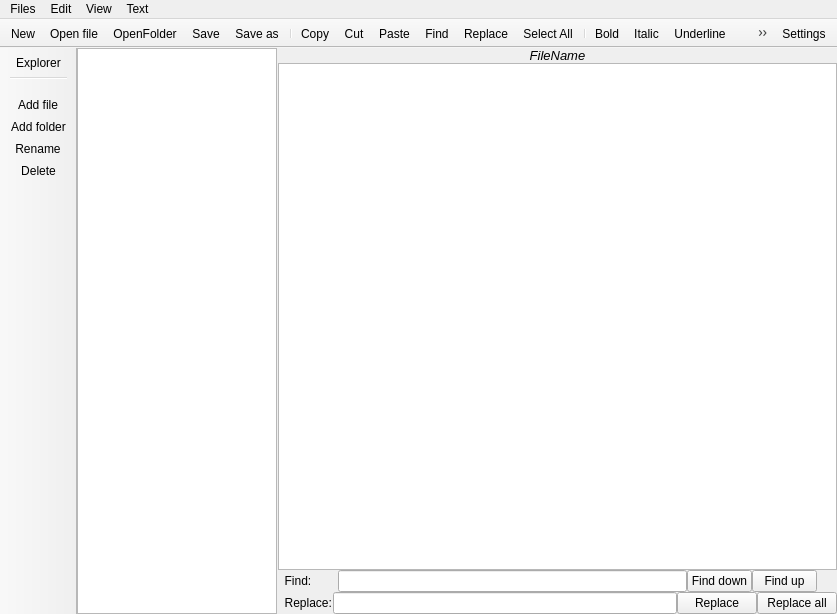
<?xml version="1.0" encoding="UTF-8"?>
<ui version="4.0">
 <class>MainWindow</class>
 <widget class="QMainWindow" name="MainWindow">
  <property name="geometry">
   <rect>
    <x>0</x>
    <y>0</y>
    <width>837</width>
    <height>614</height>
   </rect>
  </property>
  <property name="minimumSize">
   <size>
    <width>640</width>
    <height>480</height>
   </size>
  </property>
  <property name="windowTitle">
   <string>MainWindow</string>
  </property>
  <widget class="QWidget" name="centralwidget">
   <layout class="QVBoxLayout" name="verticalLayout">
    <property name="spacing">
     <number>0</number>
    </property>
    <property name="leftMargin">
     <number>0</number>
    </property>
    <property name="topMargin">
     <number>0</number>
    </property>
    <property name="rightMargin">
     <number>0</number>
    </property>
    <property name="bottomMargin">
     <number>0</number>
    </property>
    <item>
     <layout class="QHBoxLayout" name="horizontalLayout">
      <property name="spacing">
       <number>1</number>
      </property>
      <item>
       <widget class="QTreeView" name="treeView">
        <property name="sizePolicy">
         <sizepolicy hsizetype="Expanding" vsizetype="Expanding">
          <horstretch>0</horstretch>
          <verstretch>0</verstretch>
         </sizepolicy>
        </property>
        <property name="maximumSize">
         <size>
          <width>200</width>
          <height>16777215</height>
         </size>
        </property>
        <attribute name="headerVisible">
         <bool>false</bool>
        </attribute>
       </widget>
      </item>
      <item>
       <layout class="QVBoxLayout" name="verticalLayout_2">
        <property name="spacing">
         <number>0</number>
        </property>
        <item>
         <widget class="QLabel" name="FileName">
          <property name="font">
           <font>
            <pointsize>10</pointsize>
            <italic>true</italic>
           </font>
          </property>
          <property name="text">
           <string>FileName</string>
          </property>
          <property name="alignment">
           <set>Qt::AlignCenter</set>
          </property>
         </widget>
        </item>
        <item>
         <widget class="QTextEdit" name="textEdit">
          <property name="sizePolicy">
           <sizepolicy hsizetype="Expanding" vsizetype="Expanding">
            <horstretch>0</horstretch>
            <verstretch>0</verstretch>
           </sizepolicy>
          </property>
          <property name="font">
           <font>
            <pointsize>12</pointsize>
           </font>
          </property>
          <property name="acceptDrops">
           <bool>true</bool>
          </property>
          <property name="autoFillBackground">
           <bool>false</bool>
          </property>
          <property name="lineWidth">
           <number>1</number>
          </property>
          <property name="midLineWidth">
           <number>0</number>
          </property>
          <property name="verticalScrollBarPolicy">
           <enum>Qt::ScrollBarAsNeeded</enum>
          </property>
          <property name="horizontalScrollBarPolicy">
           <enum>Qt::ScrollBarAsNeeded</enum>
          </property>
          <property name="sizeAdjustPolicy">
           <enum>QAbstractScrollArea::AdjustIgnored</enum>
          </property>
          <property name="lineWrapMode">
           <enum>QTextEdit::WidgetWidth</enum>
          </property>
          <property name="lineWrapColumnOrWidth">
           <number>0</number>
          </property>
          <property name="overwriteMode">
           <bool>false</bool>
          </property>
          <property name="acceptRichText">
           <bool>true</bool>
          </property>
         </widget>
        </item>
        <item>
         <layout class="QVBoxLayout" name="verticalLayout_3">
          <property name="spacing">
           <number>0</number>
          </property>
          <item>
           <layout class="QHBoxLayout" name="horizontalLayout_3">
            <property name="spacing">
             <number>0</number>
            </property>
            <item>
             <widget class="QLabel" name="FindLabel">
              <property name="maximumSize">
               <size>
                <width>70</width>
                <height>16777215</height>
               </size>
              </property>
              <property name="baseSize">
               <size>
                <width>55</width>
                <height>0</height>
               </size>
              </property>
              <property name="text">
               <string>  Find:        </string>
              </property>
             </widget>
            </item>
            <item>
             <widget class="QLineEdit" name="FindLine">
              <property name="maximumSize">
               <size>
                <width>16777215</width>
                <height>16777215</height>
               </size>
              </property>
             </widget>
            </item>
            <item>
             <widget class="QPushButton" name="FindDown">
              <property name="maximumSize">
               <size>
                <width>65</width>
                <height>16777215</height>
               </size>
              </property>
              <property name="text">
               <string>Find down</string>
              </property>
              <property name="flat">
               <bool>false</bool>
              </property>
             </widget>
            </item>
            <item>
             <widget class="QPushButton" name="FindUp">
              <property name="maximumSize">
               <size>
                <width>65</width>
                <height>16777215</height>
               </size>
              </property>
              <property name="text">
               <string>Find up</string>
              </property>
              <property name="flat">
               <bool>false</bool>
              </property>
             </widget>
            </item>
            <item>
             <widget class="QPushButton" name="CloseFindLine">
              <property name="maximumSize">
               <size>
                <width>20</width>
                <height>20</height>
               </size>
              </property>
              <property name="font">
               <font>
                <pointsize>12</pointsize>
                <kerning>true</kerning>
               </font>
              </property>
              <property name="layoutDirection">
               <enum>Qt::LeftToRight</enum>
              </property>
              <property name="text">
               <string/>
              </property>
              <property name="icon">
               <iconset resource="resources.qrc">
                <normaloff>:/files/images/close-icon.png</normaloff>:/files/images/close-icon.png</iconset>
              </property>
              <property name="iconSize">
               <size>
                <width>10</width>
                <height>10</height>
               </size>
              </property>
              <property name="flat">
               <bool>true</bool>
              </property>
             </widget>
            </item>
           </layout>
          </item>
          <item>
           <layout class="QHBoxLayout" name="horizontalLayout_4">
            <property name="spacing">
             <number>0</number>
            </property>
            <item>
             <widget class="QLabel" name="ReplaceLabel">
              <property name="maximumSize">
               <size>
                <width>55</width>
                <height>16777215</height>
               </size>
              </property>
              <property name="sizeIncrement">
               <size>
                <width>0</width>
                <height>0</height>
               </size>
              </property>
              <property name="baseSize">
               <size>
                <width>55</width>
                <height>0</height>
               </size>
              </property>
              <property name="text">
               <string>  Replace:   </string>
              </property>
             </widget>
            </item>
            <item>
             <widget class="QLineEdit" name="ReplaceLine"/>
            </item>
            <item>
             <widget class="QPushButton" name="Replace">
              <property name="text">
               <string>Replace</string>
              </property>
              <property name="flat">
               <bool>false</bool>
              </property>
             </widget>
            </item>
            <item>
             <widget class="QPushButton" name="ReplacAll">
              <property name="text">
               <string>Replace all</string>
              </property>
              <property name="flat">
               <bool>false</bool>
              </property>
             </widget>
            </item>
           </layout>
          </item>
         </layout>
        </item>
       </layout>
      </item>
     </layout>
    </item>
   </layout>
  </widget>
  <widget class="QMenuBar" name="menubar">
   <property name="geometry">
    <rect>
     <x>0</x>
     <y>0</y>
     <width>837</width>
     <height>20</height>
    </rect>
   </property>
   <widget class="QMenu" name="menuFiles">
    <property name="title">
     <string>Files</string>
    </property>
    <addaction name="actionNew"/>
    <addaction name="actionNew_window"/>
    <addaction name="separator"/>
    <addaction name="actionOpen"/>
    <addaction name="actionOpenFolder"/>
    <addaction name="separator"/>
    <addaction name="actionSave"/>
    <addaction name="actionSave_as"/>
    <addaction name="separator"/>
    <addaction name="actionExit"/>
   </widget>
   <widget class="QMenu" name="menuText">
    <property name="title">
     <string>Text</string>
    </property>
    <addaction name="actionBold"/>
    <addaction name="actionItalic"/>
    <addaction name="actionUnderline"/>
    <addaction name="actionStrike"/>
    <addaction name="separator"/>
    <addaction name="actionColor"/>
    <addaction name="actionFont"/>
   </widget>
   <widget class="QMenu" name="menuView">
    <property name="title">
     <string>View</string>
    </property>
    <addaction name="actionZoom_in"/>
    <addaction name="actionZoom_out"/>
   </widget>
   <widget class="QMenu" name="menuEdit">
    <property name="title">
     <string>Edit</string>
    </property>
    <addaction name="actionCopy"/>
    <addaction name="actionCut"/>
    <addaction name="actionPaste"/>
    <addaction name="separator"/>
    <addaction name="actionFind"/>
    <addaction name="actionReplace"/>
    <addaction name="separator"/>
    <addaction name="actionUndo"/>
    <addaction name="actionRedo"/>
    <addaction name="separator"/>
    <addaction name="actionSelect_All"/>
   </widget>
   <addaction name="menuFiles"/>
   <addaction name="menuEdit"/>
   <addaction name="menuView"/>
   <addaction name="menuText"/>
  </widget>
  <widget class="QToolBar" name="toolBar">
   <property name="windowTitle">
    <string>toolBar</string>
   </property>
   <property name="movable">
    <bool>false</bool>
   </property>
   <property name="iconSize">
    <size>
     <width>20</width>
     <height>20</height>
    </size>
   </property>
   <attribute name="toolBarArea">
    <enum>TopToolBarArea</enum>
   </attribute>
   <attribute name="toolBarBreak">
    <bool>false</bool>
   </attribute>
   <addaction name="actionNew"/>
   <addaction name="actionOpen"/>
   <addaction name="actionOpenFolder"/>
   <addaction name="actionSave"/>
   <addaction name="actionSave_as"/>
   <addaction name="separator"/>
   <addaction name="actionCopy"/>
   <addaction name="actionCut"/>
   <addaction name="actionPaste"/>
   <addaction name="actionFind"/>
   <addaction name="actionReplace"/>
   <addaction name="actionSelect_All"/>
   <addaction name="separator"/>
   <addaction name="actionBold"/>
   <addaction name="actionItalic"/>
   <addaction name="actionUnderline"/>
   <addaction name="actionStrike"/>
   <addaction name="actionColor"/>
   <addaction name="actionFont"/>
   <addaction name="separator"/>
  </widget>
  <widget class="QToolBar" name="toolBarDirectories">
   <property name="windowTitle">
    <string>toolBar_2</string>
   </property>
   <property name="movable">
    <bool>false</bool>
   </property>
   <property name="iconSize">
    <size>
     <width>24</width>
     <height>24</height>
    </size>
   </property>
   <attribute name="toolBarArea">
    <enum>LeftToolBarArea</enum>
   </attribute>
   <attribute name="toolBarBreak">
    <bool>false</bool>
   </attribute>
   <addaction name="actionExplorer"/>
   <addaction name="separator"/>
  </widget>
  <widget class="QToolBar" name="toolBarActions">
   <property name="windowTitle">
    <string>toolBar_2</string>
   </property>
   <property name="movable">
    <bool>false</bool>
   </property>
   <attribute name="toolBarArea">
    <enum>LeftToolBarArea</enum>
   </attribute>
   <attribute name="toolBarBreak">
    <bool>false</bool>
   </attribute>
   <addaction name="actionAdd_file"/>
   <addaction name="actionAdd_folder"/>
   <addaction name="actionRename"/>
   <addaction name="actionDelete"/>
  </widget>
  <widget class="QToolBar" name="toolBar_2">
   <property name="windowTitle">
    <string>toolBar_2</string>
   </property>
   <property name="movable">
    <bool>false</bool>
   </property>
   <attribute name="toolBarArea">
    <enum>TopToolBarArea</enum>
   </attribute>
   <attribute name="toolBarBreak">
    <bool>false</bool>
   </attribute>
   <addaction name="actionSettings"/>
  </widget>
  <action name="actionNew">
   <property name="icon">
    <iconset resource="resources.qrc">
     <normaloff>:/files/images/new.png</normaloff>:/files/images/new.png</iconset>
   </property>
   <property name="text">
    <string>New</string>
   </property>
   <property name="toolTip">
    <string>New (Ctrl + N)</string>
   </property>
   <property name="shortcut">
    <string>Ctrl+N</string>
   </property>
  </action>
  <action name="actionOpen">
   <property name="icon">
    <iconset resource="resources.qrc">
     <normaloff>:/files/images/open.png</normaloff>:/files/images/open.png</iconset>
   </property>
   <property name="text">
    <string>Open file</string>
   </property>
   <property name="toolTip">
    <string>Open file (Ctrl + O)</string>
   </property>
   <property name="shortcut">
    <string>Ctrl+O</string>
   </property>
  </action>
  <action name="actionSave">
   <property name="icon">
    <iconset resource="resources.qrc">
     <normaloff>:/files/images/save.png</normaloff>:/files/images/save.png</iconset>
   </property>
   <property name="text">
    <string>Save</string>
   </property>
   <property name="toolTip">
    <string>Save (Ctrl + S)</string>
   </property>
   <property name="shortcut">
    <string>Ctrl+S</string>
   </property>
  </action>
  <action name="actionSave_as">
   <property name="icon">
    <iconset resource="resources.qrc">
     <normaloff>:/files/images/saveas.png</normaloff>:/files/images/saveas.png</iconset>
   </property>
   <property name="text">
    <string>Save as</string>
   </property>
   <property name="toolTip">
    <string>Save as (Ctrl + Shift + S)</string>
   </property>
   <property name="shortcut">
    <string>Ctrl+Shift+S</string>
   </property>
  </action>
  <action name="actionExit">
   <property name="icon">
    <iconset resource="resources.qrc">
     <normaloff>:/files/images/cancel.png</normaloff>:/files/images/cancel.png</iconset>
   </property>
   <property name="text">
    <string>Exit</string>
   </property>
   <property name="toolTip">
    <string>Exit (Ctrl + Q)</string>
   </property>
   <property name="shortcut">
    <string>Ctrl+Q</string>
   </property>
  </action>
  <action name="actionCopy">
   <property name="icon">
    <iconset resource="resources.qrc">
     <normaloff>:/files/images/copy.png</normaloff>:/files/images/copy.png</iconset>
   </property>
   <property name="text">
    <string>Copy</string>
   </property>
   <property name="toolTip">
    <string>Copy (Ctrl + C)</string>
   </property>
   <property name="shortcut">
    <string>Ctrl+C</string>
   </property>
  </action>
  <action name="actionCut">
   <property name="icon">
    <iconset resource="resources.qrc">
     <normaloff>:/files/images/cut.png</normaloff>:/files/images/cut.png</iconset>
   </property>
   <property name="text">
    <string>Cut</string>
   </property>
   <property name="toolTip">
    <string>Cut (Ctrl + X)</string>
   </property>
   <property name="shortcut">
    <string>Ctrl+X</string>
   </property>
  </action>
  <action name="actionPaste">
   <property name="icon">
    <iconset resource="resources.qrc">
     <normaloff>:/files/images/paste.png</normaloff>:/files/images/paste.png</iconset>
   </property>
   <property name="text">
    <string>Paste</string>
   </property>
   <property name="toolTip">
    <string>Paste (Ctrl + V)</string>
   </property>
   <property name="shortcut">
    <string>Ctrl+V</string>
   </property>
  </action>
  <action name="actionFind">
   <property name="icon">
    <iconset resource="resources.qrc">
     <normaloff>:/files/images/find.png</normaloff>:/files/images/find.png</iconset>
   </property>
   <property name="text">
    <string>Find</string>
   </property>
   <property name="toolTip">
    <string>Find (Ctrl + F)</string>
   </property>
   <property name="shortcut">
    <string>Ctrl+F</string>
   </property>
  </action>
  <action name="actionReplace">
   <property name="icon">
    <iconset resource="resources.qrc">
     <normaloff>:/files/images/text_replace.png</normaloff>:/files/images/text_replace.png</iconset>
   </property>
   <property name="text">
    <string>Replace</string>
   </property>
   <property name="toolTip">
    <string>Replace (Ctrl + R)</string>
   </property>
   <property name="shortcut">
    <string>Ctrl+R</string>
   </property>
  </action>
  <action name="actionSelect_All">
   <property name="icon">
    <iconset resource="resources.qrc">
     <normaloff>:/files/images/select_all.png</normaloff>:/files/images/select_all.png</iconset>
   </property>
   <property name="text">
    <string>Select All</string>
   </property>
   <property name="toolTip">
    <string>Select All (Ctrl + A)</string>
   </property>
   <property name="shortcut">
    <string>Ctrl+A</string>
   </property>
  </action>
  <action name="actionZoom_in">
   <property name="icon">
    <iconset resource="resources.qrc">
     <normaloff>:/files/images/zoom_in.png</normaloff>:/files/images/zoom_in.png</iconset>
   </property>
   <property name="text">
    <string>Zoom in</string>
   </property>
   <property name="toolTip">
    <string>Zoom in (Ctrl + '=')</string>
   </property>
   <property name="shortcut">
    <string>Ctrl+=</string>
   </property>
  </action>
  <action name="actionZoom_out">
   <property name="icon">
    <iconset resource="resources.qrc">
     <normaloff>:/files/images/zoom_out.png</normaloff>:/files/images/zoom_out.png</iconset>
   </property>
   <property name="text">
    <string>Zoom out</string>
   </property>
   <property name="toolTip">
    <string>Zoom out (Ctrl + '-')</string>
   </property>
   <property name="shortcut">
    <string>Ctrl+-</string>
   </property>
  </action>
  <action name="actionBold">
   <property name="icon">
    <iconset resource="resources.qrc">
     <normaloff>:/files/images/text_bold.png</normaloff>:/files/images/text_bold.png</iconset>
   </property>
   <property name="text">
    <string>Bold</string>
   </property>
   <property name="toolTip">
    <string>Bold (Ctrl + Shift + B)</string>
   </property>
   <property name="shortcut">
    <string>Ctrl+Shift+B</string>
   </property>
  </action>
  <action name="actionItalic">
   <property name="icon">
    <iconset resource="resources.qrc">
     <normaloff>:/files/images/text_italic.png</normaloff>:/files/images/text_italic.png</iconset>
   </property>
   <property name="text">
    <string>Italic</string>
   </property>
   <property name="toolTip">
    <string>Italic (Ctrl + Shift + I)</string>
   </property>
   <property name="shortcut">
    <string>Ctrl+Shift+I</string>
   </property>
  </action>
  <action name="actionUnderline">
   <property name="icon">
    <iconset resource="resources.qrc">
     <normaloff>:/files/images/text_underline.png</normaloff>:/files/images/text_underline.png</iconset>
   </property>
   <property name="text">
    <string>Underline</string>
   </property>
   <property name="toolTip">
    <string>Underline (Ctrl + Shift + U)</string>
   </property>
   <property name="shortcut">
    <string>Ctrl+Shift+U</string>
   </property>
  </action>
  <action name="actionStrike">
   <property name="icon">
    <iconset resource="resources.qrc">
     <normaloff>:/files/images/text_strikethrough.png</normaloff>:/files/images/text_strikethrough.png</iconset>
   </property>
   <property name="text">
    <string>Strike</string>
   </property>
   <property name="toolTip">
    <string>Strike (Alt + S)</string>
   </property>
   <property name="shortcut">
    <string>Alt+S</string>
   </property>
  </action>
  <action name="actionColor">
   <property name="icon">
    <iconset resource="resources.qrc">
     <normaloff>:/files/images/color.png</normaloff>:/files/images/color.png</iconset>
   </property>
   <property name="text">
    <string>Color</string>
   </property>
   <property name="toolTip">
    <string>Color (Alt + C)</string>
   </property>
   <property name="shortcut">
    <string>Alt+C</string>
   </property>
  </action>
  <action name="actionFont">
   <property name="icon">
    <iconset resource="resources.qrc">
     <normaloff>:/files/images/font.png</normaloff>:/files/images/font.png</iconset>
   </property>
   <property name="text">
    <string>Font</string>
   </property>
   <property name="toolTip">
    <string>Font (Alt + F)</string>
   </property>
   <property name="shortcut">
    <string>Alt+F</string>
   </property>
  </action>
  <action name="actionUndo">
   <property name="icon">
    <iconset resource="resources.qrc">
     <normaloff>:/files/images/arrow_undo.png</normaloff>:/files/images/arrow_undo.png</iconset>
   </property>
   <property name="text">
    <string>Undo</string>
   </property>
   <property name="toolTip">
    <string>Undo (Crtl + Z)</string>
   </property>
   <property name="shortcut">
    <string>Ctrl+Z</string>
   </property>
  </action>
  <action name="actionRedo">
   <property name="icon">
    <iconset resource="resources.qrc">
     <normaloff>:/files/images/arrow_redo.png</normaloff>:/files/images/arrow_redo.png</iconset>
   </property>
   <property name="text">
    <string>Redo</string>
   </property>
   <property name="toolTip">
    <string>Redo (Ctrl + Y)</string>
   </property>
   <property name="shortcut">
    <string>Ctrl+Y</string>
   </property>
  </action>
  <action name="actionExplorer">
   <property name="icon">
    <iconset resource="resources.qrc">
     <normaloff>:/files/images/explorer.png</normaloff>:/files/images/explorer.png</iconset>
   </property>
   <property name="text">
    <string>Explorer</string>
   </property>
   <property name="toolTip">
    <string>Show / Hide explorer (Crtl + B)</string>
   </property>
   <property name="shortcut">
    <string>Ctrl+B</string>
   </property>
  </action>
  <action name="actionOpenFolder">
   <property name="icon">
    <iconset resource="resources.qrc">
     <normaloff>:/files/images/open.png</normaloff>:/files/images/open.png</iconset>
   </property>
   <property name="text">
    <string>OpenFolder</string>
   </property>
   <property name="toolTip">
    <string>Open folder (Ctrl + Shift + O)</string>
   </property>
   <property name="shortcut">
    <string>Ctrl+Shift+O</string>
   </property>
  </action>
  <action name="actionNew_window">
   <property name="icon">
    <iconset resource="resources.qrc">
     <normaloff>:/files/images/new.png</normaloff>:/files/images/new.png</iconset>
   </property>
   <property name="text">
    <string>New window</string>
   </property>
   <property name="toolTip">
    <string>New window (Ctrl + Shift + N)</string>
   </property>
   <property name="shortcut">
    <string>Ctrl+Shift+N</string>
   </property>
  </action>
  <action name="actionAdd_file">
   <property name="icon">
    <iconset resource="resources.qrc">
     <normaloff>:/files/images/add-file.png</normaloff>:/files/images/add-file.png</iconset>
   </property>
   <property name="text">
    <string>Add file</string>
   </property>
   <property name="toolTip">
    <string>Add file (Alt + N)</string>
   </property>
   <property name="shortcut">
    <string>Alt+N</string>
   </property>
  </action>
  <action name="actionAdd_folder">
   <property name="icon">
    <iconset resource="resources.qrc">
     <normaloff>:/files/images/add-folder.png</normaloff>:/files/images/add-folder.png</iconset>
   </property>
   <property name="text">
    <string>Add folder</string>
   </property>
   <property name="toolTip">
    <string>Add folder (Alt + Shift + N)</string>
   </property>
   <property name="shortcut">
    <string>Alt+Shift+N</string>
   </property>
  </action>
  <action name="actionRename">
   <property name="icon">
    <iconset resource="resources.qrc">
     <normaloff>:/files/images/rename.png</normaloff>:/files/images/rename.png</iconset>
   </property>
   <property name="text">
    <string>Rename</string>
   </property>
   <property name="toolTip">
    <string>Rename (F2)</string>
   </property>
   <property name="shortcut">
    <string>F2</string>
   </property>
  </action>
  <action name="actionDelete">
   <property name="icon">
    <iconset resource="resources.qrc">
     <normaloff>:/files/images/delete.png</normaloff>:/files/images/delete.png</iconset>
   </property>
   <property name="text">
    <string>Delete</string>
   </property>
   <property name="toolTip">
    <string>Delete (Del)</string>
   </property>
   <property name="shortcut">
    <string>Del</string>
   </property>
  </action>
  <action name="actionSettings">
   <property name="icon">
    <iconset resource="resources.qrc">
     <normaloff>:/files/images/settings.png</normaloff>:/files/images/settings.png</iconset>
   </property>
   <property name="text">
    <string>Settings</string>
   </property>
   <property name="toolTip">
    <string>Settings(Ctrl + Shift + I)</string>
   </property>
   <property name="shortcut">
    <string>Ctrl+Shift+I</string>
   </property>
  </action>
 </widget>
 <resources>
  <include location="resources.qrc"/>
 </resources>
 <connections/>
</ui>
